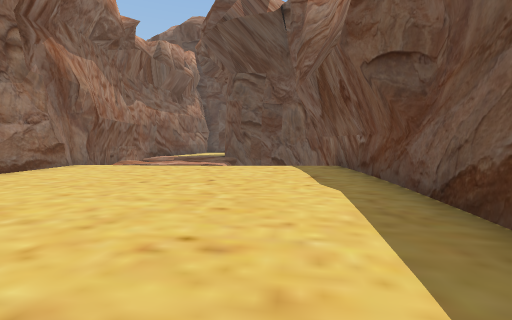
View 1 (above)

23 first-person views from a walk through a Unity game level. The camera is 1.3 m above the floor, tilts 4° down and sees 90° across. The floor is counted in squares, 2 m on a side. Each view is taken from the middle of a square. On the plan, view 1 faces up. The plan holds only what a view shows up to about 9 squares ahead; the rest is blank. The place goes on beyond the plan. The player character is not drawn.

View 2
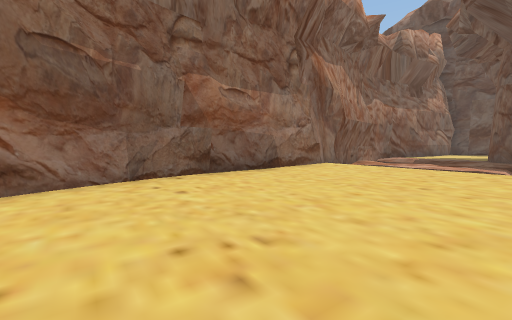

View 3
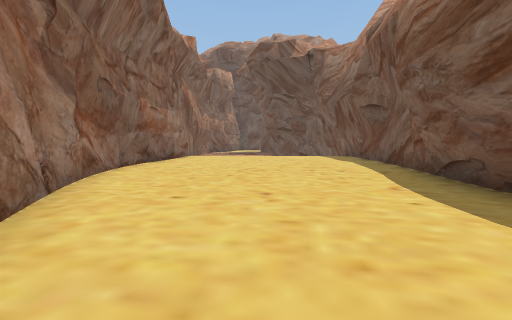

View 4
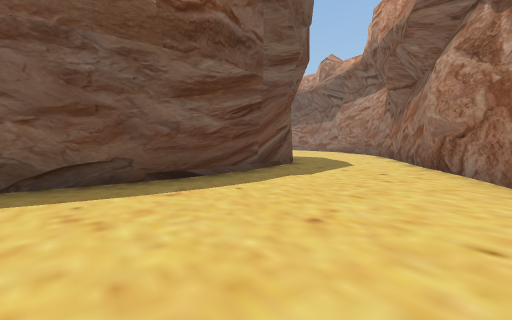

View 5
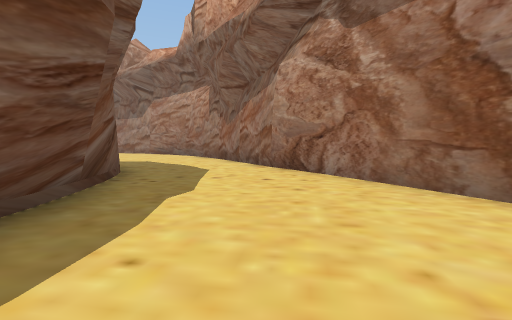

View 6
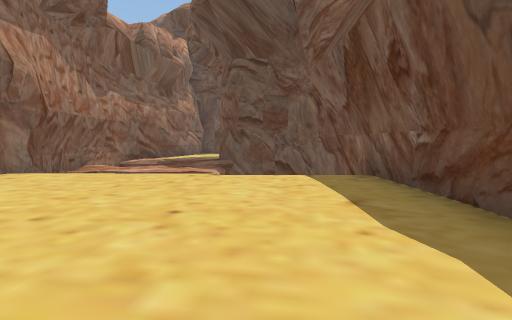

View 7
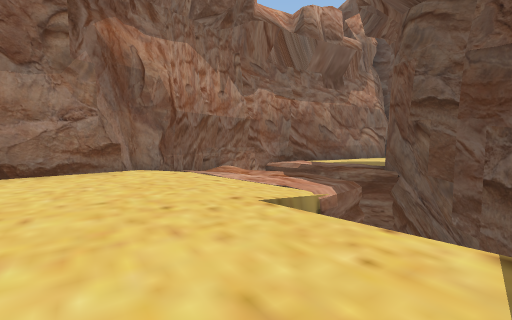

View 8
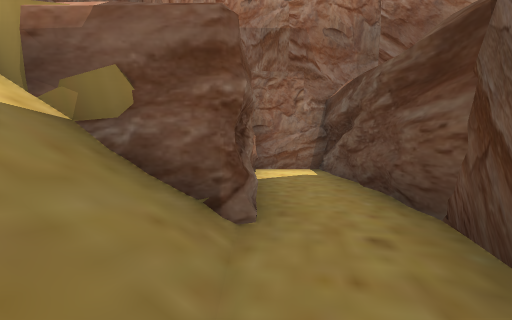

View 9
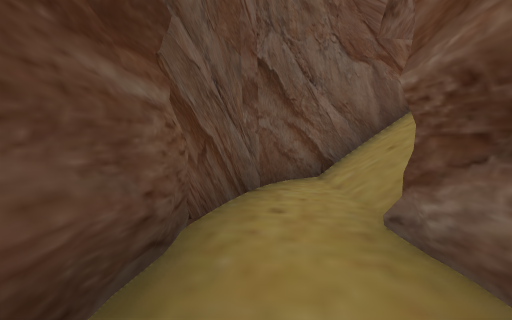

View 10
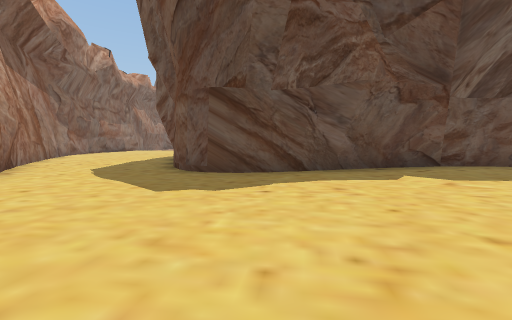

View 11
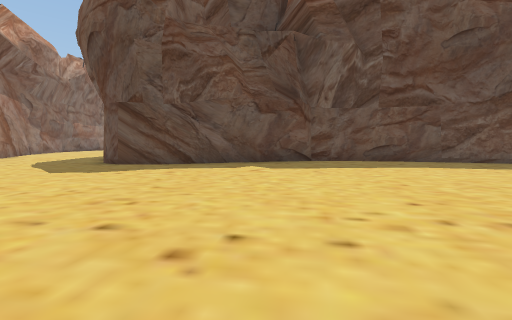

View 12
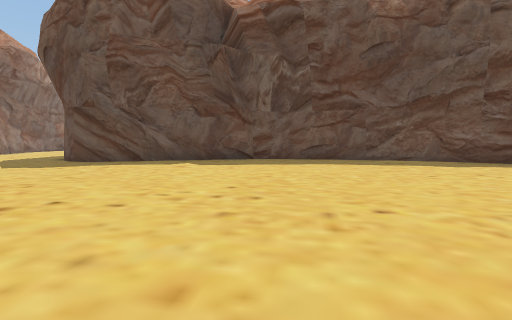

View 13
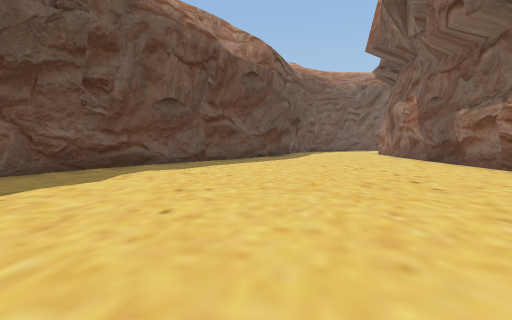

View 14
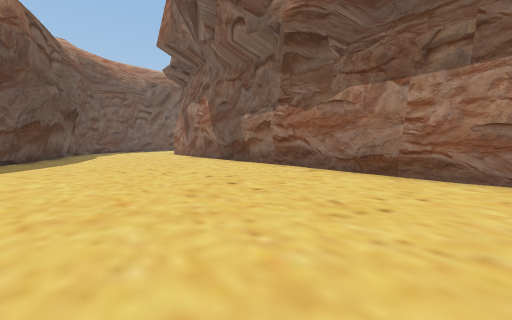

View 15
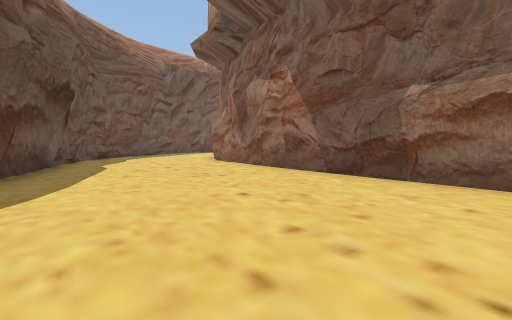

View 16
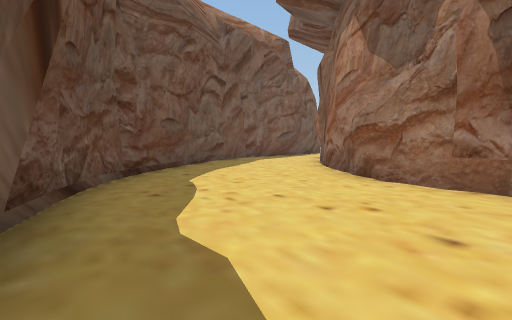

View 17
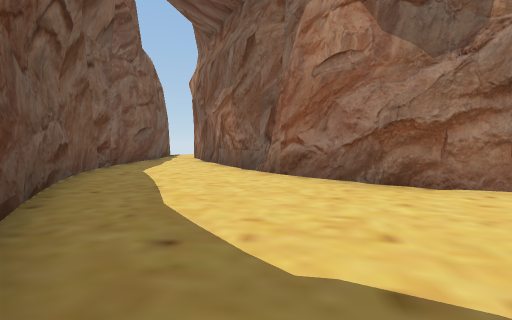

View 18
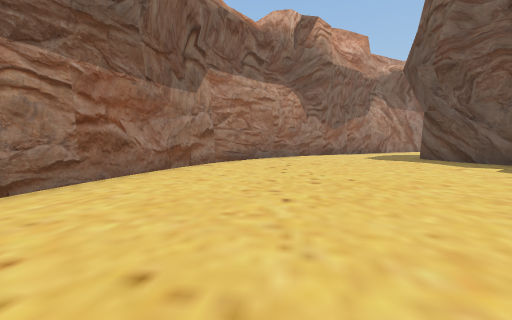

View 19
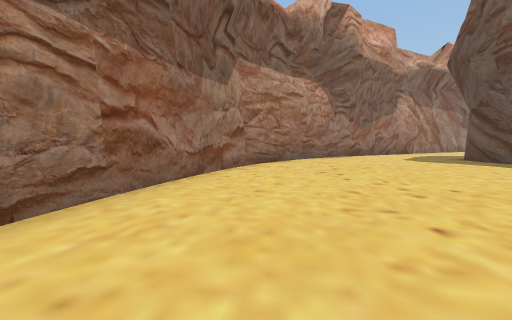

View 20
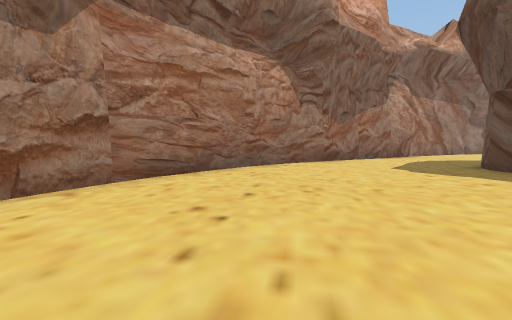

View 21
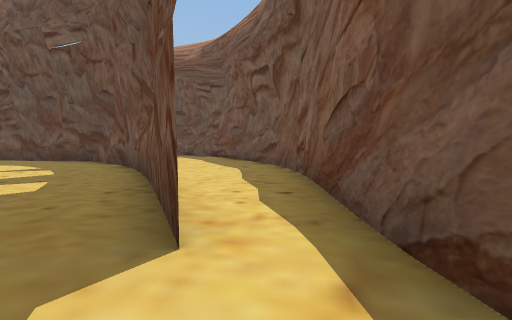

View 22
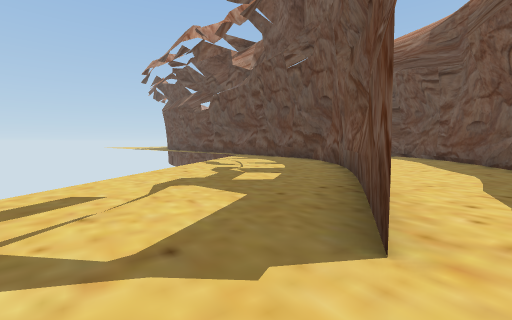

View 23
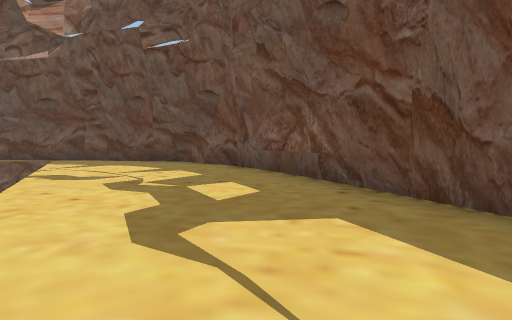

### Floor plan
Key: @ floor where view 1 was taken; # wall or solid block; x gap in a wall; . main floor; - floor 0.25 m lower than the main floor; _ floor 3.75 m lower than the main floor; / step, stairs or slope; = window, fence, low wall or low ledge; v drop or lower ground.
Columns run from 5 left of view 1 to 30 right of it. Each row starts with its distance up from view 1.
 12 #######
 11 #_____##
 10 #xx##//#
  9 #//-v//#
  8 #/--= /##
  7 #...////#
  6 #.......#
  5 #.......#
  4 #......##
  3 #......#
  2 #......#
  1 #......#
  0 #....@.#
 -1 #.....##
 -2 ##....#
 -3  #....#
 -4  ##...##
 -5   #....#
 -6   ##...##   ########
 -7    ##...#####......###
 -8     #................###
 -9     ##.................##
-10      #..................#
-11      ##..................
-12       ##..................##
-13        # ..................###
-14         ##...................####
-15          ##.....................##
-16           ####...................#
-17              ####### ............##
-18                    ##########.....#
-19                          ...###...##
-20                           ....##...#
-21                           .....#...#
-22                            ....##..#
-23                             ....##.#
-24                              ....#.#
-25                              ....#.#
-26                               .....#
-27                                ....

Where each view was taken, in squares from view 1:
view 1: 0 up, 0 right, facing up
view 2: 0 up, 1 left, facing up-left
view 3: 5 down, 2 left, facing up
view 4: 0 up, 3 left, facing down-right
view 5: 1 down, 1 left, facing down
view 6: 2 up, 0 right, facing up
view 7: 5 up, 1 right, facing up-left
view 8: 10 up, 1 right, facing left
view 9: 11 up, 3 left, facing right
view 10: 13 down, 4 right, facing up
view 11: 15 down, 7 right, facing up
view 12: 16 down, 9 right, facing up
view 13: 12 down, 10 right, facing right
view 14: 12 down, 11 right, facing down-right
view 15: 13 down, 16 right, facing down-right
view 16: 14 down, 22 right, facing down-right
view 17: 15 down, 26 right, facing down
view 18: 14 down, 13 right, facing left
view 19: 15 down, 12 right, facing left
view 20: 13 down, 9 right, facing left
view 21: 27 down, 29 right, facing up
view 22: 27 down, 29 right, facing up-left
view 23: 27 down, 26 right, facing up
